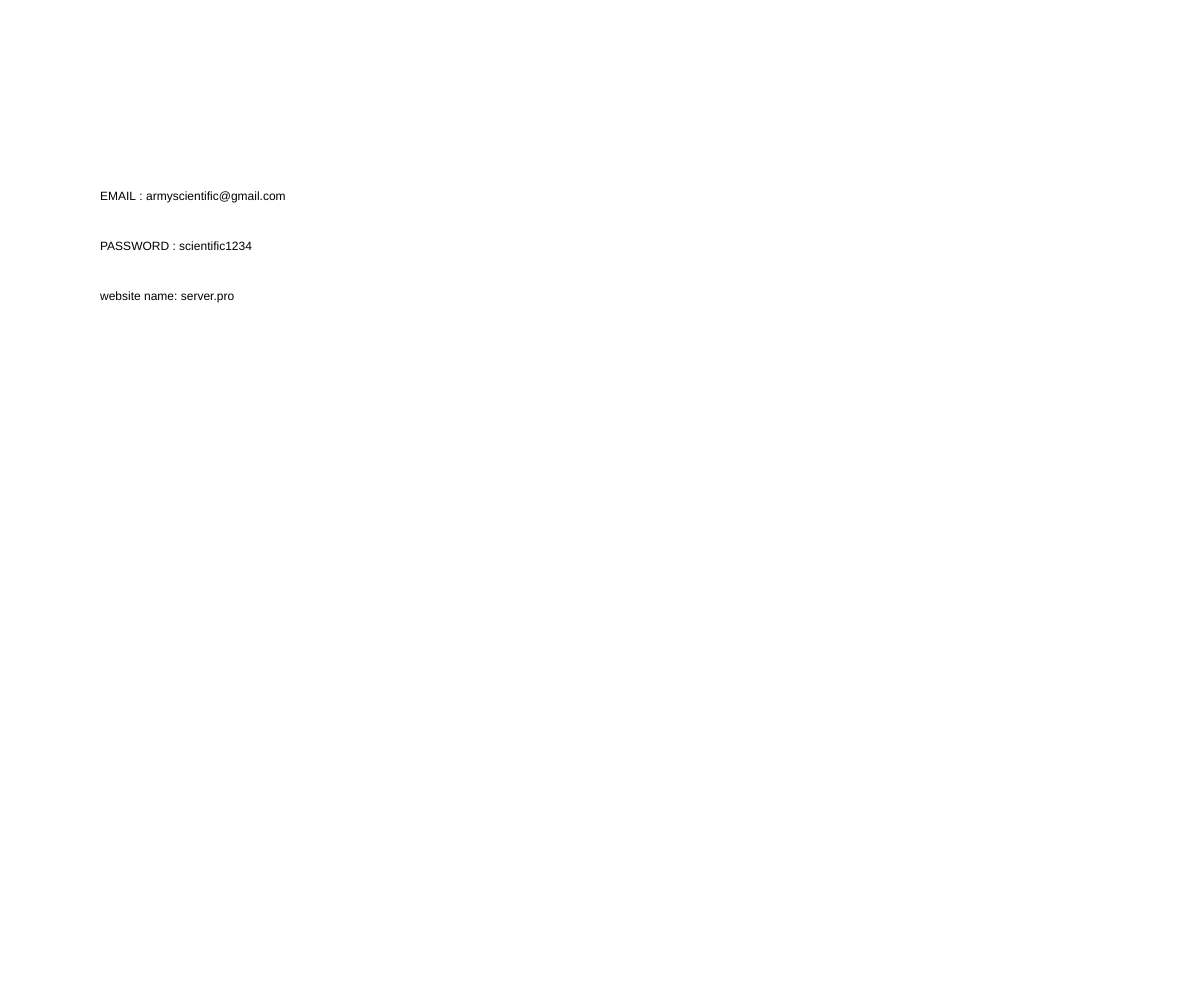
Frame 1 (no input)
Frame 60 (no input): identical to frame 1, image omitted
Frame 120 (the mouse pressed at the canvas centre since frame 60): identical to frame 1, image omitted

The p5.js sketch that drew this single still picture (run headless with seeded random() and noise() and a simulated clock; from frame 60 on, the mouse is pressed at the canvas centre):

// p5.js sketch
// ── sketch.js
function setup() {
  createCanvas(windowWidth,windowHeight);
}

function draw() {
  background("yello");
  text("EMAIL : armyscientific@gmail.com",100,200)
  text("PASSWORD : scientific1234",100,250)
  text("website name: server.pro",100,300)
}
